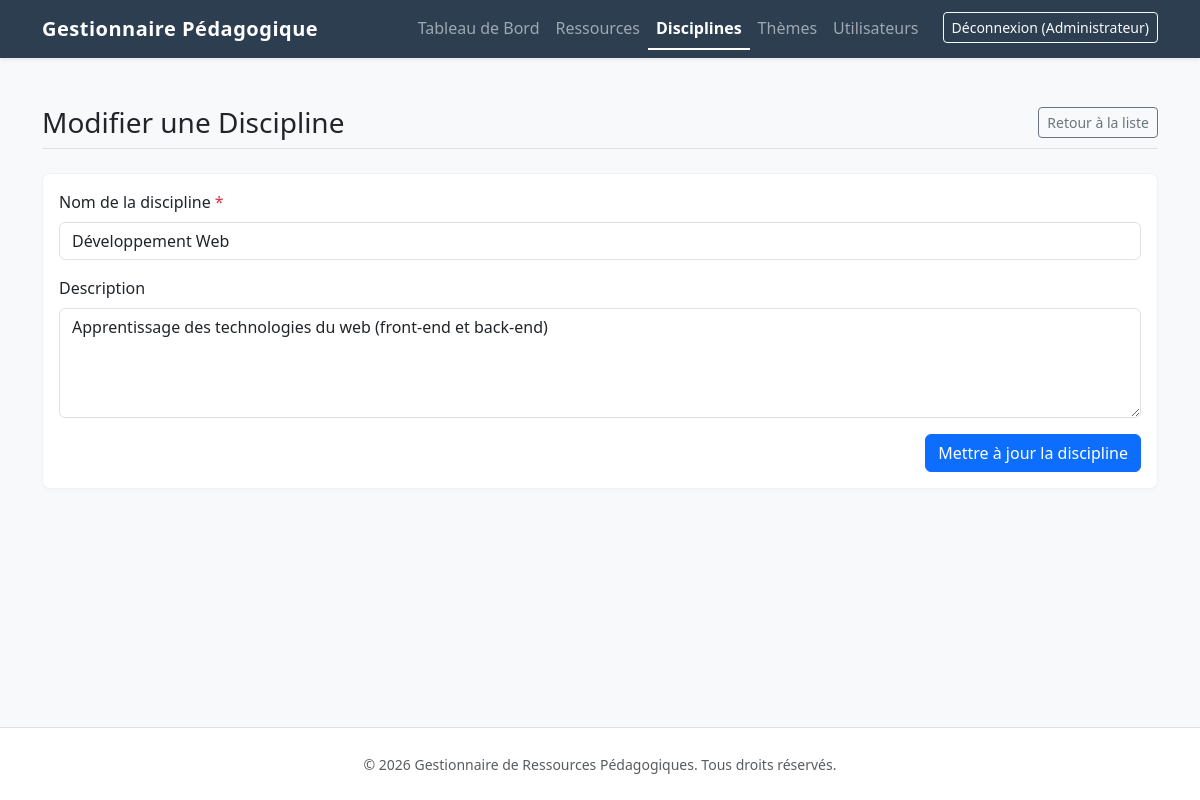
The app's page /index.php?page=disciplines&action=edit&id=1 (signed in) with its own data.
### tables this page shows
CREATE TABLE IF NOT EXISTS disciplines (
    id INT AUTO_INCREMENT PRIMARY KEY,
    name VARCHAR(255) NOT NULL,
    description TEXT,
    created_at DATETIME DEFAULT CURRENT_TIMESTAMP
);

### controllers/DisciplineController.php (called while the page is built, shortened)
<?php
require_once __DIR__ . '/../models/Discipline.php';
class DisciplineController {
    private $model;
    public function __construct() {
        try {
            $this->model = new Discipline();
        } catch (\PDOException $e) {
            $this->model = null;
        }
    }
    public function edit() {
        $id = filter_input(INPUT_GET, 'id', FILTER_VALIDATE_INT);
        $discipline = $this->model->getById($id);
        $name = $discipline['name'];
        $description = $discipline['description'];
        require_once __DIR__ . '/../views/disciplines/edit.php';
    }
}

### core/helpers.php (called while the page is built, shortened)
<?php
function h(?string $string): string {
    return htmlspecialchars($string, ENT_QUOTES | ENT_HTML5, 'UTF-8');
}

### config/database.php (called while the page is built, shortened)
<?php
function getDBConnection() {
    $dsn = "mysql:host=" . DB_HOST . ";dbname=" . DB_NAME . ";charset=utf8mb4";
    $options = [
        PDO::ATTR_ERRMODE            => PDO::ERRMODE_EXCEPTION,
        PDO::ATTR_DEFAULT_FETCH_MODE => PDO::FETCH_ASSOC,
        PDO::ATTR_EMULATE_PREPARES   => false,
    ];
    try {
        return new PDO($dsn, DB_USER, DB_PASS, $options);
    } catch (\PDOException $e) {
        error_log("Database Connection Error: " . $e->getMessage());
        http_response_code(500);
        die("Une erreur serveur est survenue.");
    }
}

### models/Discipline.php (called while the page is built, shortened)
<?php
require_once __DIR__ . '/../config/database.php';
class Discipline {
    private $pdo;
    public function __construct() {
        $this->pdo = getDBConnection();
    }
    public function getById($id) {
        $stmt = $this->pdo->prepare("SELECT * FROM disciplines WHERE id = :id");
        $stmt->execute(['id' => $id]);
        return $stmt->fetch();
    }
}

### views/disciplines/edit.php (the view, shortened to what this page needs)
<?php require_once __DIR__ . '/../layout/header.php'; ?>
<div class="d-flex justify-content-between align-items-center border-bottom pb-2 mb-4">
    <h1 class="h3 mb-0">Modifier une Discipline</h1>
    <a href="/index.php?page=disciplines" class="btn btn-outline-secondary btn-sm">Retour à la liste</a>
</div>
<div class="card">
    <div class="card-body">
        <form action="/index.php?page=disciplines&action=edit&id=<?= h($id) ?>" method="POST">
            <div class="mb-3">
                <label for="name" class="form-label">Nom de la discipline <span class="text-danger">*</span></label>
                <input type="text" class="form-control" id="name" name="name" value="<?= h($name ?? '') ?>" required>
            </div>
            <div class="mb-3">
                <label for="description" class="form-label">Description</label>
                <textarea class="form-control" id="description" name="description" rows="4"><?= h($description ?? '') ?></textarea>
            </div>
            <div class="d-grid gap-2 d-md-flex justify-content-md-end">
                <button type="submit" class="btn btn-primary">Mettre à jour la discipline</button>
            </div>
        </form>
    </div>
</div>
<?php require_once __DIR__ . '/../layout/footer.php'; ?>

### assets/css/style.css (style rules this page uses)
:root { --primary-color: #2c3e50; --secondary-color: #34495e; }
.card { border: 1px solid rgba(0,0,0,0.05); box-shadow: 0 2px 4px rgba(0,0,0,0.02); border-radius: 8px; transition: transform 0.2s ease-in-out; }
h1, h2, h3, h4, h5, h6 { color: var(--secondary-color); }

### records on screen
disciplines: name "Développement Web", description "Apprentissage des technologies du web (front-end et back-end)"

### other values on screen
$_SESSION['user_name'] "Administrateur"
